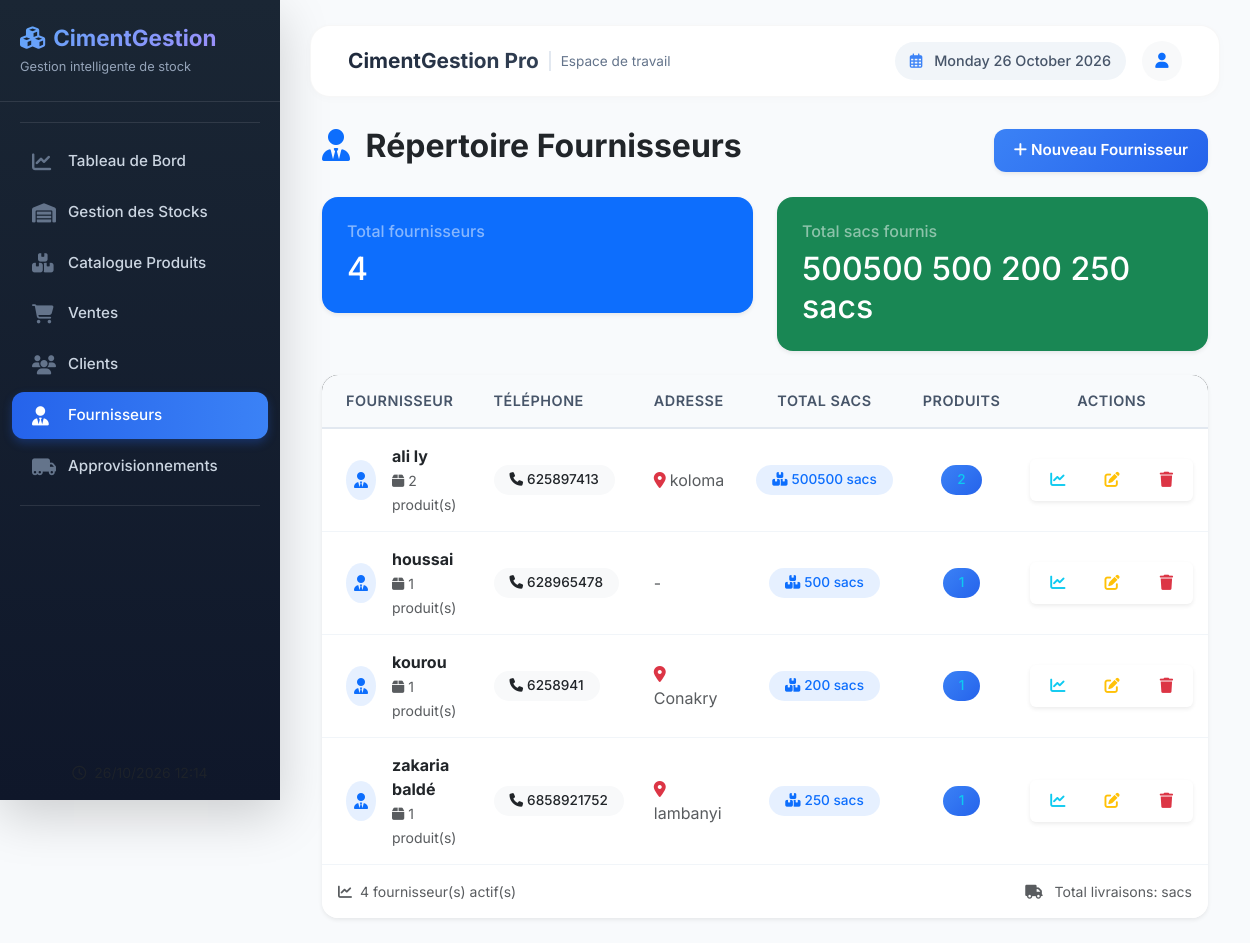
Screenshot of /boutique/fournisseurs/ with the database file from the repository.
### boutique/models.py (models this page shows, shortened)
class Fournisseur(models.Model):
    nom = models.CharField(max_length=150)
    telephone = models.CharField(max_length=20, blank=True)
    adresse = models.TextField(blank=True, null=True)
    date_ajout = models.DateTimeField(auto_now_add=True)
    class Meta:
        ordering = ['nom']

### boutique/views.py (the view)
# urls.py: path('fournisseurs/', views.liste_fournisseurs, name='liste_fournisseurs'),
def liste_fournisseurs(request):
    if request.method == 'POST':
        form = FournisseurForm(request.POST)
        if form.is_valid():
            form.save()
            messages.success(request, "✅ Fournisseur enregistré.")
            return redirect('liste_fournisseurs')
    fournisseurs = Fournisseur.objects.all()
    stats = []
    for f in fournisseurs:
        total_sacs = Approvisionnement.objects.filter(fournisseur=f).aggregate(Sum('quantite_sacs'))['quantite_sacs__sum'] or 0
        nb_produits = Approvisionnement.objects.filter(fournisseur=f).values('produit').distinct().count()
        stats.append({
            'fournisseur': f,
            'total_sacs': total_sacs,
            'nb_produits': nb_produits
        })
    return render(request, 'boutique/fournisseurs.html', {
        'fournisseurs': fournisseurs,
        'stats': stats,
        'fourn_form': FournisseurForm()
    })

### boutique/templates/boutique/fournisseurs.html (shortened to what this page needs)
{% extends 'boutique/base.html' %}
{% block content %}
<div class="container mt-4">
    <div class="d-flex justify-content-between align-items-center mb-4">
        <h2 class="fw-bold text-dark">
            <i class="fas fa-user-tie me-2 text-primary"></i> Répertoire Fournisseurs
        </h2>
        <button type="button" class="btn btn-primary shadow-sm" data-bs-toggle="modal" data-bs-target="#addFournModal" onclick="reinitialiserForm()">
            <i class="fas fa-plus"></i> Nouveau Fournisseur
        </button>
    </div>
    <div class="row mb-4">
        <div class="col-md-6">
            <div class="card bg-primary text-white border-0 rounded-4 shadow-sm">
                <div class="card-body">
                    <h6 class="text-white-50">Total fournisseurs</h6>
                    <h2 class="mb-0">{{ fournisseurs|length }}</h2>
                </div>
            </div>
        </div>
        <div class="col-md-6">
            <div class="card bg-success text-white border-0 rounded-4 shadow-sm">
                <div class="card-body">
                    <h6 class="text-white-50">Total sacs fournis</h6>
                    <h2 class="mb-0">
                        {% with total=0 %}
                            {% for stat in stats %}
                                {{ total|add:stat.total_sacs }}
                            {% endfor %}
                        {% endwith %} sacs
                    </h2>
                </div>
            </div>
        </div>
    </div>
    <div class="card border-0 shadow-sm rounded-4 overflow-hidden">
        <div class="card-body p-0">
            <div class="table-responsive">
                <table class="table table-hover align-middle mb-0">
                    <thead class="bg-dark text-white">
                        <tr>
                            <th class="ps-4">Fournisseur</th>
                            <th>Téléphone</th>
                            <th>Adresse</th>
                            <th class="text-center">Total sacs</th>
                            <th class="text-center">Produits</th>
                            <th class="text-center">Actions</th>
                        </tr>
                    </thead>
                    <tbody>
                        {% for f in fournisseurs %}
                        <tr>
                            <td class="ps-4">
                                <a href="{% url 'details_fournisseur' f.id %}" class="text-decoration-none">
                                    <div class="d-flex align-items-center">
                                        <div class="bg-primary bg-opacity-10 rounded-circle p-2 me-3">
                                            <i class="fas fa-user-tie text-primary"></i>
                                        </div>
                                        <div>
                                            <span class="fw-bold text-dark">{{ f.nom }}</span>
                                            {% for stat in stats %}
                                                {% if stat.fournisseur.id == f.id and stat.total_sacs > 0 %}
                                                    <br>
                                                    <small class="text-muted">
                                                        <i class="fas fa-box me-1"></i>{{ stat.nb_produits }} produit(s)
                                                    </small>
                                                {% endif %}
                                            {% endfor %}
                                        </div>
                                    </div>
                                </a>
                            </td>
                            <td>
                                <span class="badge bg-light text-dark rounded-pill px-3 py-2">
                                    <i class="fas fa-phone me-1"></i>{{ f.telephone|default:"-" }}
                                </span>
                            </td>
                            <td>
                                {% if f.adresse %}
                                    <span class="text-muted">
                                        <i class="fas fa-map-marker-alt me-1 text-danger"></i>{{ f.adresse }}
                                    </span>
                                {% else %}
                                    <span class="text-muted">-</span>
                                {% endif %}
                            </td>
                            <td class="text-center">
                                {% for stat in stats %}
                                    {% if stat.fournisseur.id == f.id %}
                                        <span class="badge bg-primary bg-opacity-10 text-primary rounded-pill px-3 py-2">
                                            <i class="fas fa-boxes me-1"></i>{{ stat.total_sacs }} sacs
                                        </span>
                                    {% endif %}
                                {% endfor %}
                            </td>
                            <td class="text-center">
                                {% for stat in stats %}
                                    {% if stat.fournisseur.id == f.id %}
                                        <span class="badge bg-info bg-opacity-10 text-info rounded-pill px-3 py-2">
                                            {{ stat.nb_produits }}
                                        </span>
                                    {% endif %}
                                {% endfor %}
                            </td>
                            <td class="text-center">
                                <div class="btn-group shadow-sm">
                                    <a href="{% url 'details_fournisseur' f.id %}" class="btn btn-sm btn-outline-info" title="Voir détails">
                                        <i class="fas fa-chart-line"></i>
                                    </a>
                                    <button class="btn btn-sm btn-outline-warning"
                                            onclick="ouvrirModifierFournisseur('{{ f.id }}', '{{ f.nom }}', '{{ f.telephone }}', '{{ f.adresse }}')"
                                            title="Modifier">
                                        <i class="fas fa-edit"></i>
                                    </button>
                                    <form action="{% url 'supprimer_fournisseur' f.id %}" method="POST" style="display:inline;" onsubmit="return confirm('Supprimer ce fournisseur ? Cette action supprimera aussi tous ses approvisionnements.');">
                                        <button type="submit" class="btn btn-sm btn-outline-danger" title="Supprimer">
                                            <i class="fas fa-trash"></i>
                                        </button>
                                    </form>
                                </div>
                            </td>
                        </tr>
                        {% endfor %}
                    </tbody>
                </table>
            </div>
        </div>
        {% if fournisseurs %}
        <div class="card-footer bg-white border-0 py-3 text-muted small">
            <div class="d-flex justify-content-between align-items-center">
                <span><i class="fas fa-chart-line me-2"></i>{{ fournisseurs|length }} fournisseur(s) actif(s)</span>
                <span>
                    <i class="fas fa-truck me-2"></i>
                    Total livraisons:
                     sacs
                </span>
            </div>
        </div>
        {% endif %}
    </div>
</div>
{% endblock %}

### boutique/templates/boutique/base.html (style rules this page uses)
* { font-family: 'Inter', sans-serif; margin: 0; padding: 0; box-sizing: border-box; }
body { background-color: #f8fafc; overflow-x: hidden; }
.card { border: none; border-radius: 20px; background: white; box-shadow: 0 4px 20px rgba(0, 0, 0, 0.02); transition: all 0.3s ease; border: 1px solid rgba(0, 0, 0, 0.03); }
.card-body { padding: 25px; }
.btn { border-radius: 12px; padding: 10px 20px; font-weight: 600; font-size: 0.95rem; transition: all 0.3s ease; border: none; }
.btn-primary { background: linear-gradient(135deg, #3b82f6 0%, #2563eb 100%); color: white; box-shadow: 0 4px 10px rgba(37, 99, 235, 0.2); }
.table { margin-bottom: 0; }
.table thead th { background: #f8fafc; color: #475569; font-weight: 600; font-size: 0.9rem; text-transform: uppercase; letter-spacing: 0.5px; border-bottom: 2px solid #e2e8f0; padding: 15px; }
.table tbody td { padding: 15px; vertical-align: middle; color: #334155; border-bottom: 1px solid #f1f5f9; }
.badge { padding: 6px 12px; border-radius: 30px; font-weight: 500; font-size: 0.85rem; }
.badge.bg-info { background: linear-gradient(135deg, #3b82f6 0%, #2563eb 100%) !important; }

### boutique/templates/boutique/fournisseurs.html (style rules this page uses)
.bg-opacity-10 { background-color: rgba(13, 110, 253, 0.1); }
.btn-group .btn { border-radius: 0; }
.btn-group .btn:first-child { border-top-left-radius: 20px; border-bottom-left-radius: 20px; }
.btn-group .btn:last-child { border-top-right-radius: 20px; border-bottom-right-radius: 20px; }
.text-white-50 { color: rgba(255,255,255,0.8); }

### rows the page displays
Fournisseur: total_sacs "500500", nom "ali ly", nb_produits "2", telephone "625897413", adresse "koloma"
Fournisseur: total_sacs "500", nom "houssai", nb_produits "1", telephone "628965478"
Fournisseur: total_sacs "200", nom "kourou", nb_produits "1", telephone "6258941", adresse "Conakry"
Fournisseur: total_sacs "250", nom "zakaria baldé", nb_produits "1", telephone "6858921752", adresse "lambanyi"

### other values shown
{{ fournisseurs|length }} "4"
